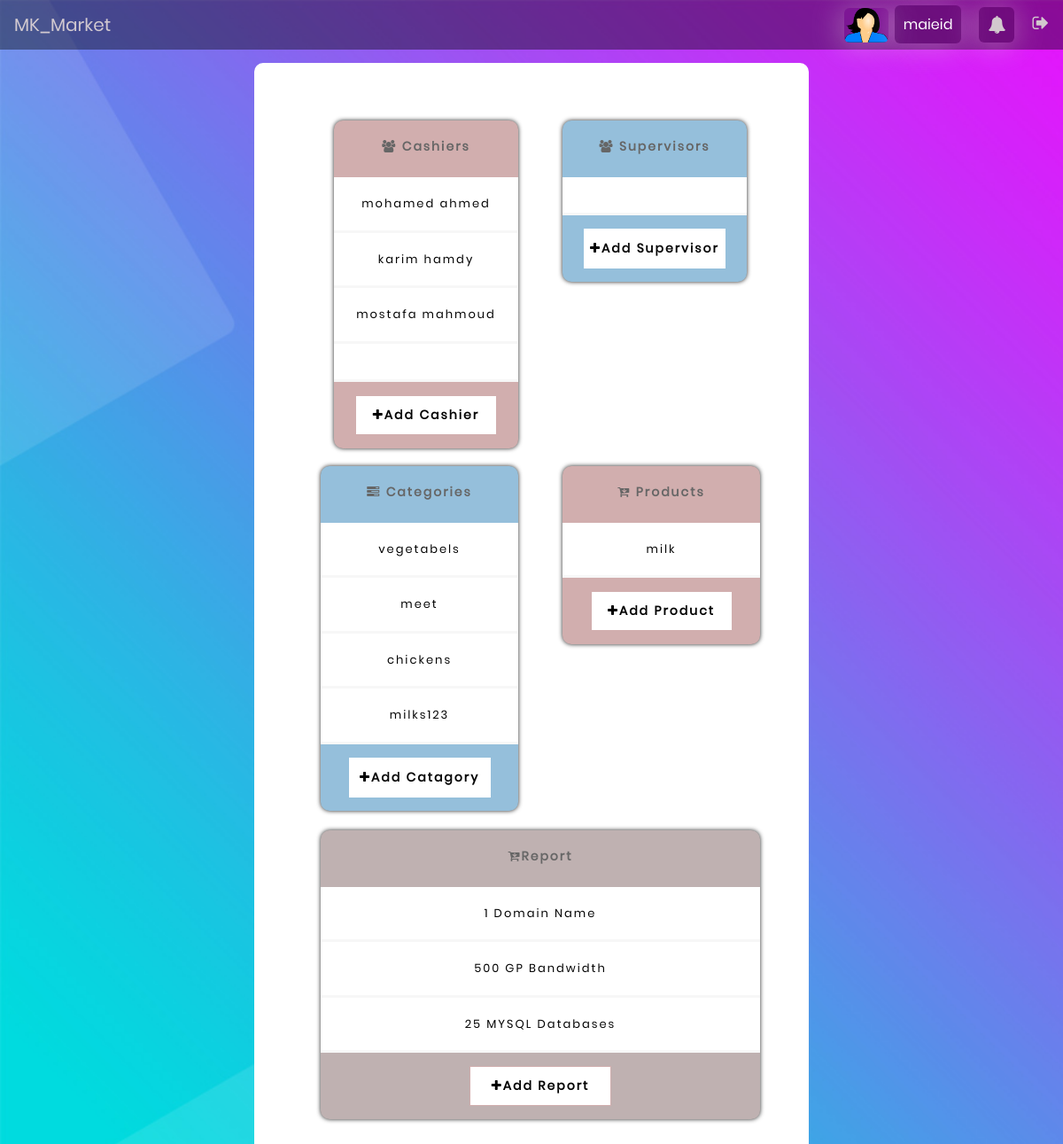
Page /Global/Index.php (signed in) on the committed database.
### tables this page shows
CREATE TABLE `users` (
  `ID` int(11) NOT NULL,
  `Username` varchar(255) DEFAULT NULL,
  `Password` varchar(255) DEFAULT NULL,
  `Fullname` varchar(255) DEFAULT NULL,
  `Email` varchar(255) DEFAULT NULL,
  `salary` varchar(255) DEFAULT NULL,
  `Regestration` date DEFAULT NULL,
  `BirthData` date DEFAULT NULL,
  `UserImage` varchar(255) DEFAULT NULL,
  `WorkHours` int(11) DEFAULT NULL,
  `Age` int(11) DEFAULT NULL,
  `Address` text NOT NULL,
  `Phone` int(13) NOT NULL,
  `GroupID` int(11) DEFAULT '0'
);

CREATE TABLE `catigiorise` (
  `Name` varchar(255) DEFAULT NULL,
  `ID` int(11) NOT NULL
);

CREATE TABLE `products` (
  `Product_Name` varchar(255) DEFAULT NULL,
  `ID` int(11) NOT NULL,
  `Amount` varchar(255) DEFAULT NULL,
  `CatigioriseID` int(11) DEFAULT NULL,
  `Price` varchar(255) DEFAULT NULL,
  `Offer` varchar(255) DEFAULT NULL,
  `ProductImage` varchar(255) DEFAULT NULL,
  `ExpireDate` date DEFAULT NULL,
  `ProductDate` date DEFAULT NULL,
  `Describtion` text
);

### App/funcions/functions.php (called while the page is built, shortened)
<?php
class functions {
    function connectToDB(){
        try
        {
            $var = "../App/include/vars.php";
            $this->database=new Database($var);
        }
        catch (Exception $EXO)
        {
            echo $EXO->getMessage;
        }
    }
function gatLaste($tablename)
    {
        $sql = "SELECT Product_Name FROM $tablename WHERE Amount <10";
        $db = $this->database->db;
        $stmt = $db->prepare($sql);
        $stmt->execute();
        $data=$stmt->fetchAll();
        if($data > 0 ){
        return $data;
        }else{
            echo "There is no product, it's Amont Less than 10....";
        }
    }
    function displayLatest($select,$tablename, $order, $limit){
        $sql = "SELECT $select FROM $tablename ORDER BY $order DESC LIMIT $limit";
        $db = $this->database->db;
        $stmt = $db->prepare($sql);
        $stmt->execute();
        $data=$stmt->fetchAll();
        return $data;
}
    function getAllUserData($tablename,$GroupID ,$limit)
    {
        $query = "SELECT Fullname FROM $tablename where GroupID = $GroupID ORDER BY ID DESC LIMIT $limit";
        $db = $this->database->db;
        $stmt = $db->prepare($query);
        $stmt->execute();
        $data=$stmt->fetchAll();
            return $data;
    }
}
?>

### App/views/Admin/Admin.php (the view, shortened to what this page needs)
<?php
include "../App/Tempelates/header.php";
 include "../App/funcions/functions.php";
                $function = new functions();
                $SecDataDisplay = $function->gatLaste("Products");
                $catDataDisplay = $function->displayLatest("Name","catigiorise", "ID", "5");
                $CashDataDisplay = $function->getAllUserData("users","3", "5");
                $superDataDisplay = $function->getAllUserData("users","2",  "5");
?>
<div class="container-login100">
<div class="wrap-login100 p-l-55 p-r-55 p-t-65 p-b-54">
        <div class="table">
            <div class="container">
                <div class="row">
                    <div class="col-md-6">
                    <div class="box">
                        <div class="title">
                            <p><a href="../APP/controllers/Admin/C_Admin.php?action=v_cashier&GroupID=3"><i class="fa fa-users" aria-hidden="true"></i> Cashiers</a></p>
                        </div>
                        <div class="list">
                           <?php
                            if(empty($CashDataDisplay)){
                                echo "There is no Category please try to add sum....";
                            }else{
                                echo "<ul>";
                            for($i = 0; $i < count($CashDataDisplay); $i++){
                                        echo "<li>{$CashDataDisplay[$i]['Fullname']}</li>";
                            }
                                                echo " </ul>";
                      }
                            ?>
                        </div>
                        <button><a href="../App/Controllers/Admin/C_manageEmployee.php?GroupID=3&action=add"><i class="fa fa-plus" aria-hidden="true"></i>Add Cashier</a></button>
                        </div>
                      </div>
                    <div class="col-md-6">
                       <div class="box2">
                        <div class="title">
                            <p><a href="../APP/controllers/Admin/C_Admin.php?action=v_supervisor&GroupID=2"><i class="fa fa-users" aria-hidden="true"></i> Supervisors</a></p>
                        </div>
                        <div class="list">
<?php
                            if(empty($superDataDisplay)){
                                echo "There is no Category please try to add sum....";
                            }else{
                                echo "<ul>";
                            for($i = 0; $i < count($superDataDisplay); $i++){
                                        echo "<li>{$superDataDisplay[$i]['Fullname']}</li>";
                            }
                                                echo " </ul>";
                      }
                            ?>
                        </div>
                        <button><a href="../App/Controllers/Admin/C_manageEmployee.php?GroupID=2&action=add"><i class="fa fa-plus" aria-hidden="true"></i>Add Supervisor</a></button>
                        </div>
                    </div>
            </div>
        </div>
                <div class="row part2">
                    <div class="col-md-6">
                       <div class="box2">
                        <div class="title">
                            <p><a href="../APP/controllers/Admin/C_Admin.php?action=v_category"><i class="fa fa-tasks" aria-hidden="true"></i> Categories</a> </p>
                        </div>
                        <div class="list">
                             <?php
                            if(empty($catDataDisplay)){
                                echo "There is no Category please try to add sum....";
                            }else{
                                echo "<ul>";
                            for($i = 0; $i < count($catDataDisplay); $i++){
                                        echo "<li>{$catDataDisplay[$i]['Name']}</li>";
                            }
                                                echo " </ul>";
                      }
                            ?>
                        </div>
                        <button><a href="../App/controllers/Admin/C_manageCategory.php?action=add"><i class="fa fa-plus" aria-hidden="true"></i>Add Catagory</a></button>
                        </div>
                    </div>
                <div class="col-md-6">
                    <div class="box">
                        <div class="title">
                            <p><a href="../APP/controllers/Admin/C_Admin.php?action=v_product"><i class="fa fa-cart-arrow-down" aria-hidden="true"></i> Products</a></p>
                        </div>
                        <div class="list">
                            <?php
                            if(empty($SecDataDisplay)){
                                echo "There is no product please try to add sum....";
                            }else{
                                echo "<ul>";
                            for($i = 0; $i < count($SecDataDisplay); $i++){
                                        echo "<li>{$SecDataDisplay[$i]['Product_Name']}</li>";
                            }
                                                echo " </ul>";
                        }
                            ?>
                        </div>
                        <button><a href="../App/controllers/Admin/C_manageProduct.php?action=add"><i class="fa fa-plus" aria-hidden="true"></i>Add Product</a></button>
                        </div>
                      </div>
                      <div class="col-md-12 report">
                    <div class="box">
                        <div class="title">
                            <p><a href="../APP/controllers/Admin/C_Admin.php?action=v_report"><i class="fa fa-cart-arrow-down" aria-hidden="true"></i>Report</a></p>
                        </div>
                        <div class="list">
                            <ul>
                                <li>1 Domain Name</li>
                                <li>500 GP Bandwidth</li>
                                <li>25 MYSQL Databases</li>
                            </ul>
                        </div>
                        <button><a href="../App/controllers/Admin/C_manageReport.php?action=add"><i class="fa fa-plus" aria-hidden="true"></i>Add Report</a></button>
                        </div>
                      </div>
            </div>
        </div>
</div>
</div>

### App/resources/Css/main.css (style rules this page uses)
a:link { color: #fff; }
* { margin: 0px; padding: 0px; box-sizing: border-box; }
body, html { height: 100%; font-family: Poppins-Regular, sans-serif; background-attachment: fixed; background-size:cover ; background-image: url('../images/bg-01.jpg'); }
a { font-family: Poppins-Regular; font-size: 14px; line-height: 1.7; color: #666666; margin: 0px; transition: all 0.4s; -webkit-transition: all 0.4s; -o-transition: all 0.4s; -moz-transition: all 0.4s; }
p { font-family: Poppins-Regular; font-size: 14px; line-height: 1.7; color: #666666; margin: 0px; }
ul, li { margin: 0px; list-style-type: none; }
button { outline: none !important; border: none; background: transparent; }
.container-login100 { width: 100%; display: -webkit-box; display: -webkit-flex; display: -moz-box; display: -ms-flexbox; display: flex; flex-wrap: wrap; justify-content: center; align-items: center; padding: 15px; background-repeat: no-repeat; background-position: center; background-size: cover; }
.wrap-login100 { width: 626px; background: #fff; border-radius: 10px; overflow: hidden; }
.box { background-color:#d1aeae; width:auto; margin-left:20px; text-align:center; letter-spacing:2px; box-shadow:0px 0px 5px #222; border-radius:10px; overflow: hidden; }
.box .title p , .box2 .title p { font-size: 20px; font-weight: bold; padding-top: 10px; cursor: pointer; }
.box .title p a ,.box2 .title p a { color: #666; }
.box2 .title p { color: #fff; }
.box .list,.box2 .list { margin-top:20px; background-color:#fff; }
.box .list li,.box2 .list li { list-style:none; padding-bottom:20px; padding-top:20px; border-bottom:3px solid #f7f7f7; color:#040404; font-size: 13px; }
.box button { background-color: #fff; border: 1px solid #d1aeae; color:#FFF; width:160px; height:45px; margin:15px 0; }
.box button a { color:#000; letter-spacing:2px; font-weight: 800; }
.box2 { background-color:#95bfdb; overflow: hidden; width:auto; margin-left:20px; text-align:center; letter-spacing:2px; box-shadow:0px 0px 5px #222; border-radius:10px; }
.box2 button { background-color:#fff; border:1px solid #fff; width: 160px; height: 45px; margin:15px 0; }
.box2 button a { color:#040404; letter-spacing:2px; font-weight: 800; }
.part2 { margin-top: 20px; }
.table .report .box { margin-top: 22px; background-color: #bfb1b1; }

### rows in the picture
users: Fullname "mohamed ahmed"
users: Fullname "karim hamdy"
users: Fullname "mostafa mahmoud"
catigiorise: Name "vegetabels"
catigiorise: Name "meet"
catigiorise: Name "chickens"
catigiorise: Name "milks123"
products: Product_Name "milk"

### other values in the picture
$userName "maieid"
